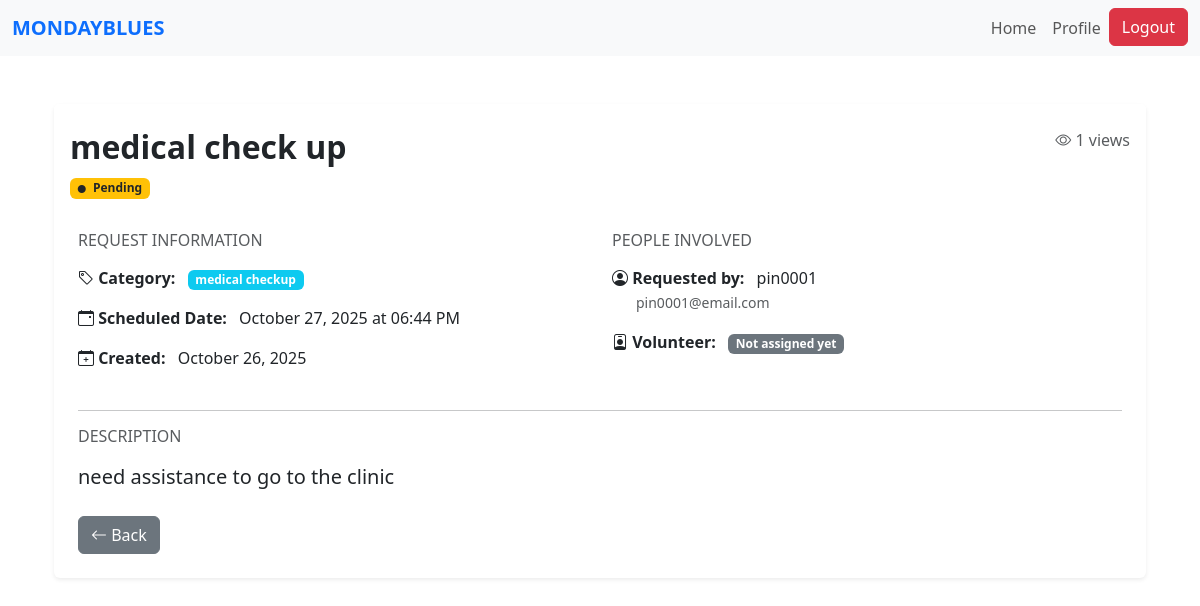
The app's page /request/2 (signed in), older data.
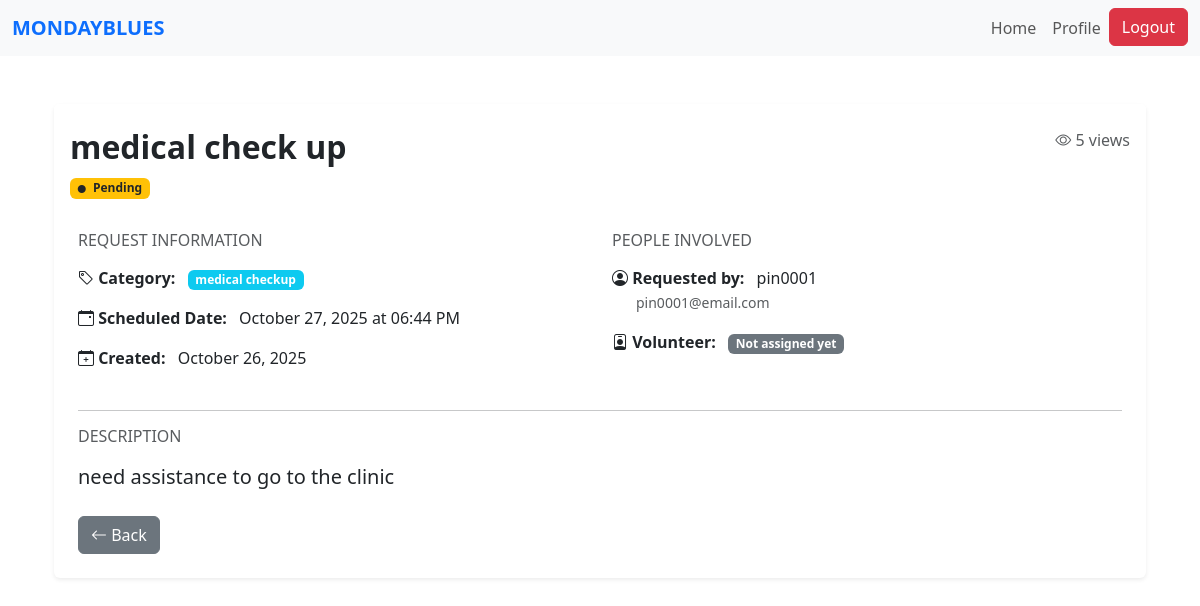
The same page, newer data.
### website/models.py (models this page shows)
class Request(db.Model):
    id = db.Column(db.Integer, primary_key=True)
    title = db.Column(db.String(150), nullable=False)
    description = db.Column(db.Text, nullable=False)
    category_id = db.Column(db.Integer, db.ForeignKey('category.id'), nullable=False)
    category = db.relationship('Category', backref='requests')
    status = db.Column(db.String(20), default='Pending')  # Pending, Accepted, Completed
    scheduled_datetime = db.Column(db.DateTime, nullable=False)
    view_count = db.Column(db.Integer, default=0)
    date_created = db.Column(db.DateTime, default=datetime.utcnow)
    user_id = db.Column(db.Integer, db.ForeignKey('user.id'), nullable=False)
    volunteer_id = db.Column(db.Integer, db.ForeignKey('volunteer.id'), nullable=True)
    user = db.relationship('User', backref=db.backref('requests', lazy=True, cascade='all, delete-orphan'), lazy=True)
    volunteer = db.relationship('Volunteer', backref=db.backref('assigned_requests', lazy=True), lazy=True)

### website/views.py (the view)
@views.route('/request/<int:id>')
@login_required
def view_request(id):
    req = Request.query.get_or_404(id)
    if req.user_id != current_user.id:
        req.view_count += 1
        db.session.commit()
    owner = User.query.get(req.user_id)
    return render_template('view_req.html', req=req, owner=owner)

### website/templates/view_req.html (shortened to what this page needs)
{% extends "base.html" %}
{% block content %}
<div class="container my-5">
    <div class="card shadow-sm border-0">
        <div class="card-header bg-white border-0 pt-4">
            <div class="d-flex justify-content-between align-items-start">
                <div>
                    <h2 class="fw-bold mb-2">{{ req.title }}</h2>
                    <span class="badge
                        {% if req.status == 'Pending' %} bg-warning text-dark
                        {% elif req.status == 'Assigned' %} bg-primary
                        {% elif req.status == 'Accepted' %} bg-info
                        {% elif req.status == 'Completed' %} bg-success
                        {% else %} bg-secondary {% endif %}">
                        <i class="bi bi-circle-fill me-1" style="font-size: 0.5rem;"></i>
                        {{ req.status }}
                    </span>
                </div>
                <div class="text-end">
                    <p class="text-muted mb-0">
                        <i class="bi bi-eye"></i> {{ req.view_count }} views
                    </p>
                </div>
            </div>
        </div>
        <div class="card-body p-4">
            <div class="row mb-4">
                <div class="col-md-6">
                    <h6 class="text-muted text-uppercase mb-3">Request Information</h6>
                    <div class="mb-3">
                        <strong><i class="bi bi-tag"></i> Category:</strong>
                        <span class="badge bg-info ms-2">{{ req.category.name if req.category else req.category }}</span>
                    </div>
                    <div class="mb-3">
                        <strong><i class="bi bi-calendar-event"></i> Scheduled Date:</strong>
                        <span class="ms-2">{{ req.scheduled_datetime.strftime('%B %d, %Y at %I:%M %p') }}</span>
                    </div>
                    <div class="mb-3">
                        <strong><i class="bi bi-calendar-plus"></i> Created:</strong>
                        <span class="ms-2">{{ req.date_created.strftime('%B %d, %Y') }}</span>
                    </div>
                </div>
                <div class="col-md-6">
                    <h6 class="text-muted text-uppercase mb-3">People Involved</h6>
                    <div class="mb-3">
                        <strong><i class="bi bi-person-circle"></i> Requested by:</strong>
                        <span class="ms-2">{{ owner.name }}</span>
                        <br>
                        <small class="text-muted ms-4">{{ owner.email }}</small>
                    </div>
                    {% if req.volunteer %}
                    <div class="mb-3">
                        <strong><i class="bi bi-person-badge"></i> Assigned to:</strong>
                        <span class="ms-2">{{ req.volunteer.user.name }}</span>
                        <br>
                        <small class="text-muted ms-4">
                            {% if req.volunteer.category %}
                                Category: {{ req.volunteer.category.name }}
                            {% endif %}
                        </small>
                    </div>
                    {% else %}
                    <div class="mb-3">
                        <strong><i class="bi bi-person-badge"></i> Volunteer:</strong>
                        <span class="badge bg-secondary ms-2">Not assigned yet</span>
                    </div>
                    {% endif %}
                </div>
            </div>
            <hr>
            <div class="mb-4">
                <h6 class="text-muted text-uppercase mb-3">Description</h6>
                <p class="lead">{{ req.description }}</p>
            </div>
            <div class="mt-4 d-flex gap-2">
                <a href="javascript:history.back()" class="btn btn-secondary">
                    <i class="bi bi-arrow-left"></i> Back
                </a>
            </div>
        </div>
    </div>
</div>
<link rel="stylesheet" href="https://cdn.jsdelivr.net/npm/bootstrap-icons@1.10.0/font/bootstrap-icons.css">
{% endblock %}

Row changes from the older to the newer data that the page shows:
changed Request "medical check up": view_count "1" → "5"
